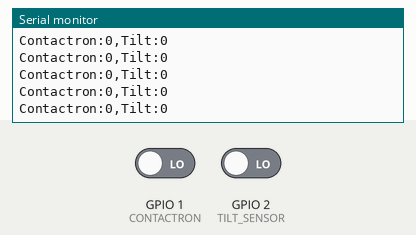
Simulated run of this sketch. Board: ESP32. Shown: the last lines printed to the serial monitor. Inputs (shaded band) come from the test bench; at power-on: GPIO 1 (CONTACTRON) LOW, GPIO 2 (TILT_SENSOR) LOW.

Above: at 1.3 s.
1.4 s: GPIO 1 (CONTACTRON) driven HIGH
At 1.68 s:
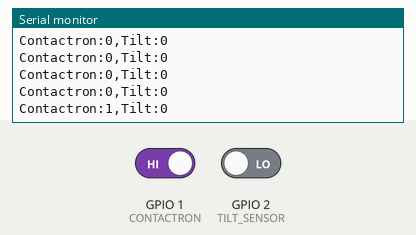
2.9 s: GPIO 2 (TILT_SENSOR) driven HIGH
At 3.18 s:
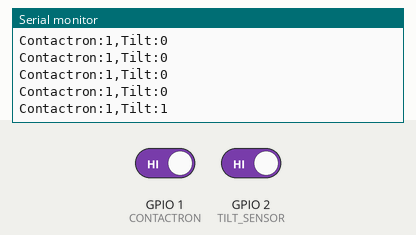
4.4 s: GPIO 1 (CONTACTRON) driven LOW
At 4.68 s:
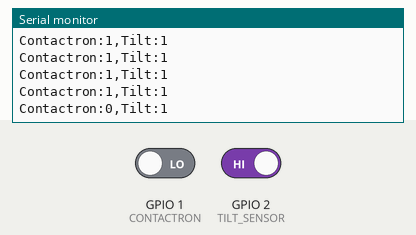

Measured:
- after the input at 1.4 s, the serial monitor: prints a new line after 0.10 s (image 1)
- after the input at 2.9 s, the serial monitor: prints a new line after 0.10 s (image 2)
- after the input at 4.4 s, the serial monitor: prints a new line after 0.10 s (image 3)

The sketch:

test_inputs.ino
```cpp
#define CONTACTRON GPIO_NUM_1
#define TILT_SENSOR GPIO_NUM_2

int contactron = 0;
int tilt = 0;

void setup() {
  Serial.begin(115200);
  Serial.println("Starting...");
  // put your setup code here, to run once:
  pinMode(CONTACTRON, INPUT_PULLDOWN);
  pinMode(TILT_SENSOR, INPUT_PULLDOWN);
}

void loop() {
  // put your main code here, to run repeatedly:
  contactron = digitalRead(CONTACTRON);
  tilt = digitalRead(TILT_SENSOR);
  Serial.print("Contactron:");
  Serial.print(contactron);
  Serial.print(",");
  Serial.print("Tilt:");
  Serial.println(tilt);
  delay(250);
}
```
